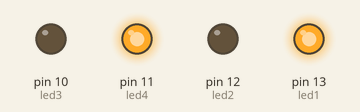
Recording of a sketch running on a simulated Arduino Uno, built with avr-gcc and run on an emulated ATmega328P. On the bench: output pins drawn as LEDs (lit = HIGH).

Above: at 0.1 s.
At 2.7 s:
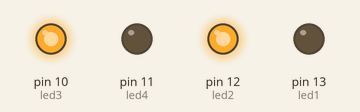
Timing chart, 0 to 3.0 s (numbered marks = the images above):
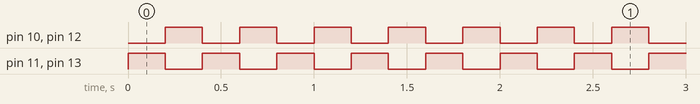

Measured:
- by itself, pin 10 (led3), pin 11 (led4), pin 12 (led2), pin 13 (led1): alternates HIGH for 0.20 s and LOW for 0.20 s

The sketch:

pro6_2-2_led_blink.ino
```cpp
int led1 = 13;
int led2 = 12;
int led3 = 10;
int led4 = 11;
int del = 200;
void setup () {
  pinMode(led1, OUTPUT);
  pinMode (led2, OUTPUT);
  pinMode (led3, OUTPUT);
  pinMode (led4, OUTPUT);
  digitalWrite (led1, LOW);
  digitalWrite (led2, LOW);
  digitalWrite (led3, LOW);
  digitalWrite (led4, LOW);
}
void loop() {
  digitalWrite (led1, HIGH);
  digitalWrite (led2, LOW);
  digitalWrite (led3, LOW);
  digitalWrite (led4, HIGH);
  delay (del);
  digitalWrite (led1, LOW);
  digitalWrite (led2, HIGH);
  digitalWrite (led3, HIGH);
  digitalWrite (led4, LOW);
  delay (del);
}
```
